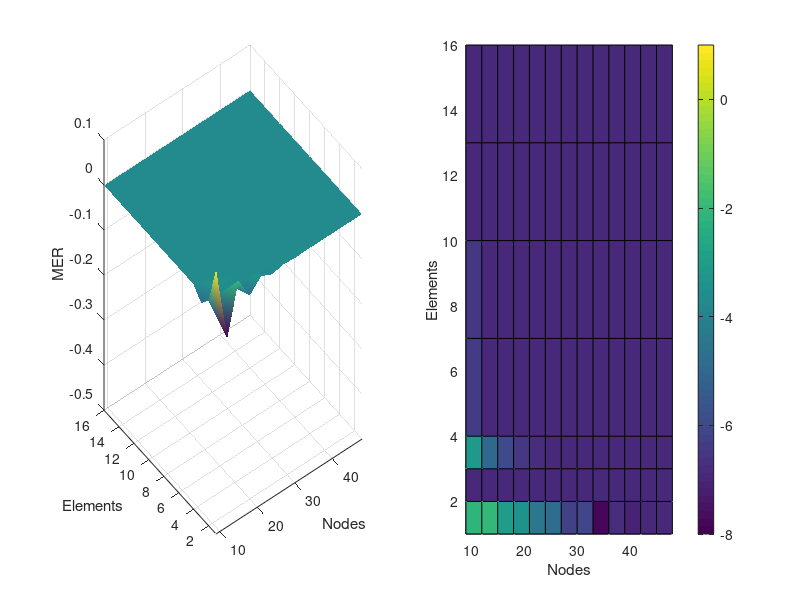

Here is the MATLAB script that generated this plot: (Note: this script raises an error after producing the figure.)
% loading results
load('RES_ana.mat')

%variables
Nes = 9:3:50;
Kes = [1 2 3 4 7 10 13 16];
epsilons = [0.05 0.01 0.0050 0.001 0.0005 0.00025];

dt = 0.005;

%number of variables
nn = length(Nes);
nk = length(Kes);
ne = length(epsilons);

% N vs Elements vs MAE
ind = 1:ne:nn*nk*ne;

% i=1;
for i=0:(ne-1)

    NM = reshape(RES(ind+i,1),[nk nn]);
    KM = reshape(RES(ind+i,2),[nk nn]);
    
    %MER with sign
    EM = reshape(RES(ind+i,7),[nk nn]);
    EMsign = EM;
    EMsign(abs(EM)<=dt) = 0;
%     EMsign = 100*EMsign;
    
    %NORM inf
    ENIM = reshape(RES(ind+i,6),[nk nn]);
    ENIMlog = log(abs(ENIM));
    % EMlog = s*EMlog;

    figure(i+1)

    subplot(1,2,1)
    surf(NM,KM,EM)
    xlabel('Nodes')
    ylabel('Elements')
    zlabel('MER')
    axis([9 48 1 16 -0.5 0.1])
    shading interp

    subplot(1,2,2)
    surf(NM,KM,ENIMlog)
    xlabel('Nodes')
    ylabel('Elements')
    zlabel('log - Error NormInf')
    view(0,90)
    axis([9 48 1 16 -8 1])
    colorbar
    caxis([-8 1])

    sgtitle(strcat('\nu = ',string(epsilons(i+1))))
    
    figure(10)
    
    subplot(2,3,i+1)
    surf(NM,KM,EM.*abs(EMsign))
    xlabel('Nodes')
    ylabel('Elements')
    zlabel('MER')
    view(0,90)
    axis([9 48 1 16 -0.5 0.5])
%     c=hot(10);
%     colormap(c);
%     colormap parula
    colormap winter
%     mycolors = [1 0 0; 1 1 0; 0 0 1];
%     colormap(mycolors);
    shading interp
    caxis([-0.05 0.05])
    title(strcat('\nu = ',string(epsilons(i+1))))

end











